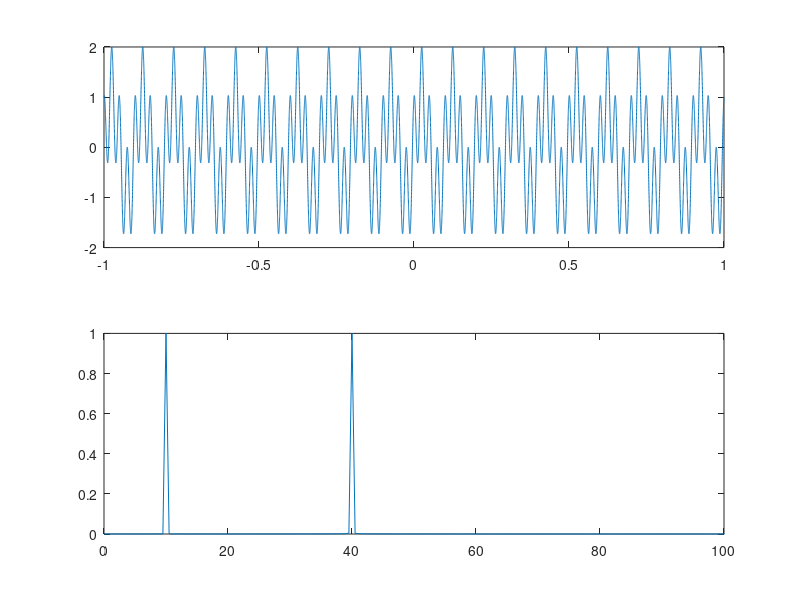

MATLAB code for this plot:
% m-plik skryptowy: CFT_test.m
%
% Teoria sygnalow
% Elektronika, WIEiT, AGH
% 
% Opracowanie: M.Pawłowski 08.11.2022


clc; clear; close all;
t=-1:0.0001:1;
Fs=10000;
L=length(t);

f=10;
x=sin(2*pi*f*t)+cos(2*pi*f*4*t);

Y=fft(x);

P2 = abs(Y/L);
P1 = P2(1:L/2+1);
P1(2:end-1) = 2*P1(2:end-1);
f = Fs*(0:(L/2))/L;

subplot(2,1,1);
plot(t,x)
subplot(2,1,2);
plot(f,P1)
xlim([0,100]);
